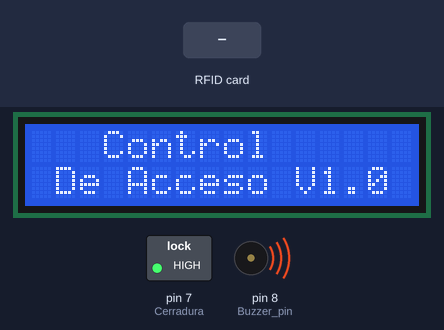
Simulated run of this sketch. Board: Arduino Uno, built with avr-gcc and run on an emulated ATmega328P. On the bench: 16×2 character LCD, switched loads named in the sketch (green lamp = pin HIGH), buzzer (waves = sounding, pin HIGH). The inputs (shaded band) are chosen by the test bench. Pins used as bus, display or sensor lines are not drawn; what the sketch prints to the serial monitor is not drawn.

Above: at 1.8 s.
1.9 s: RFID card 5E 7A 19 C4 held to the reader
At 2.09 s:
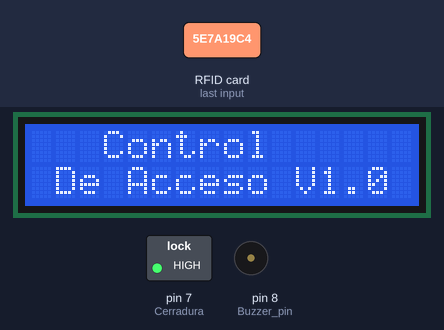
At 3.0 s:
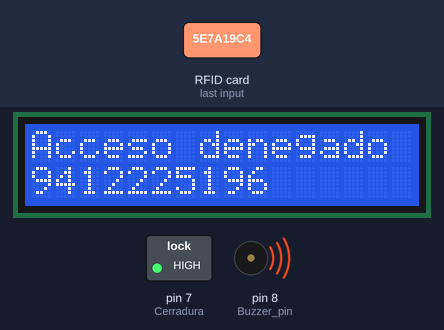
3.6 s: RFID card 5E 7A 19 C4 held to the reader
At 9.4 s:
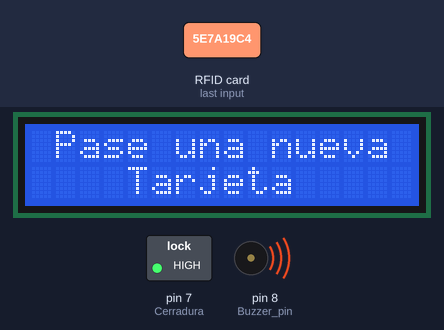
Timing chart, 0 to 10.9 s (numbered marks = the images above; inputs shaded):
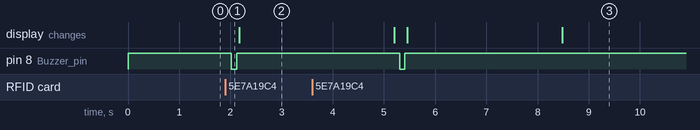

The sketch:

NUID_Escaner_Decimal.ino
```cpp
#include <SPI.h>//Libreria para bus SPI
#include <MFRC522.h>//Libreria para el kit RFID
#include <Wire.h>//Libreria para bus I2C
#include <LiquidCrystal_I2C.h>//Libreria para pantalla LCD I2C

//Definir pines de conexion
#define SS_PIN 10
#define RST_PIN 9
#define Buzzer_pin 8
#define Cerradura 7

LiquidCrystal_I2C lcd(0x27,16,2);//crea una instancia de pantalla I2C

String NUID = "";//String NUID
char * usuario_1="18375222219";//NUID del tag
const int Tiempo = 3;//Tiempo que dura la cerradura abierta

MFRC522 rfid(SS_PIN, RST_PIN); // Crea una instancia MFRC522


void setup()
{
  Serial.begin(9600);
  pinMode(Buzzer_pin, OUTPUT);//Define el pin buzzer como salida
  pinMode(Cerradura,OUTPUT);//Define el pin Cerradura como salida
  digitalWrite(Buzzer_pin,HIGH);//El buzzer con HIGH esta apagado
  digitalWrite(Cerradura,HIGH);//EL rele con HIGH se apaga

  lcd.init();//Inicializa la pantalla
  lcd.backlight();//Enciende la luz de fondo
  lcd.setCursor(0,0);//Ir a la cordenada 0,0
  lcd.print("   Control");//Escribe el mensaje
  lcd.setCursor(0,1);//Ir a la segunda fila
  lcd.print(" De Acceso V1.0");//Escribe el mensaje
  delay(500);//Espera 500ms

  SPI.begin(); // Inicializa el Bus SPI necesario para el RFID
  rfid.PCD_Init(); // Inicializa el sensor MFRC522

}

void loop()
{
  // Look for new cards
  if ( ! rfid.PICC_IsNewCardPresent())
    return;

  // Verify if the NUID has been readed
  if ( ! rfid.PICC_ReadCardSerial())
    return;

  for (byte i = 0; i < rfid.uid.size; i++)
  {

    if (rfid.uid.uidByte[i] < 0x10)
    {
       NUID=NUID + "0";
    }
    NUID = NUID + rfid.uid.uidByte[i];
  }

  delay(100);
  digitalWrite(Buzzer_pin,LOW);
  delay(100);
  digitalWrite(Buzzer_pin,HIGH);
  lcd.clear();
  lcd.setCursor(0,0);
  lcd.print("Tarjeta:");
  lcd.setCursor(0,1);
  lcd.print(NUID);
  Serial.print("NUID:");
  Serial.println(NUID);

  if(NUID==usuario_1)
  {
    lcd.clear();
    lcd.setCursor(0,0);
    lcd.println("Acceso concedido");
    lcd.setCursor(0,1);
    lcd.print("Tiempo: ");
    digitalWrite(Cerradura,LOW);

    for(int i = 1; i <= Tiempo; i++)
    {
      /* code */
      lcd.setCursor(7,1);
      lcd.print(i);
      delay(1000);
    }
    lcd.clear();
    digitalWrite(Cerradura,HIGH);
  }
  else
  {
    lcd.clear();
    lcd.setCursor(0,0);
    lcd.println("Acceso denegado ");
    lcd.setCursor(0,1);
    lcd.print(NUID);
    delay(1000*Tiempo);
  }

  lcd.clear();
  lcd.setCursor(0,0);
  lcd.print(" Pase una nueva");
  lcd.setCursor(0,1);
  lcd.print("    Tarjeta");
  NUID = "";


}
```

Measured:
- after the input at 1.9 s, pin 8 (Buzzer_pin): HIGH → LOW after 0.12 s, → HIGH 0.10 s later
- after the input at 3.6 s, pin 8 (Buzzer_pin): HIGH → LOW after 1.7 s, → HIGH 0.10 s later
